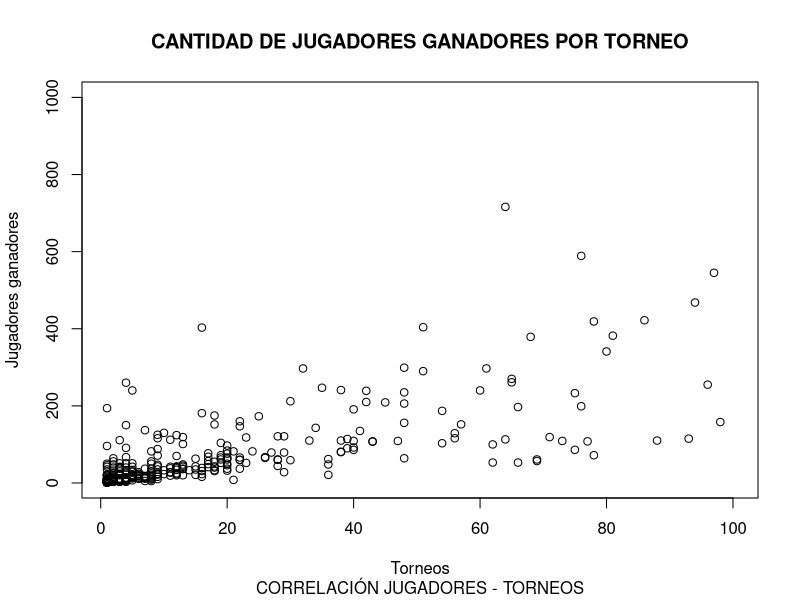
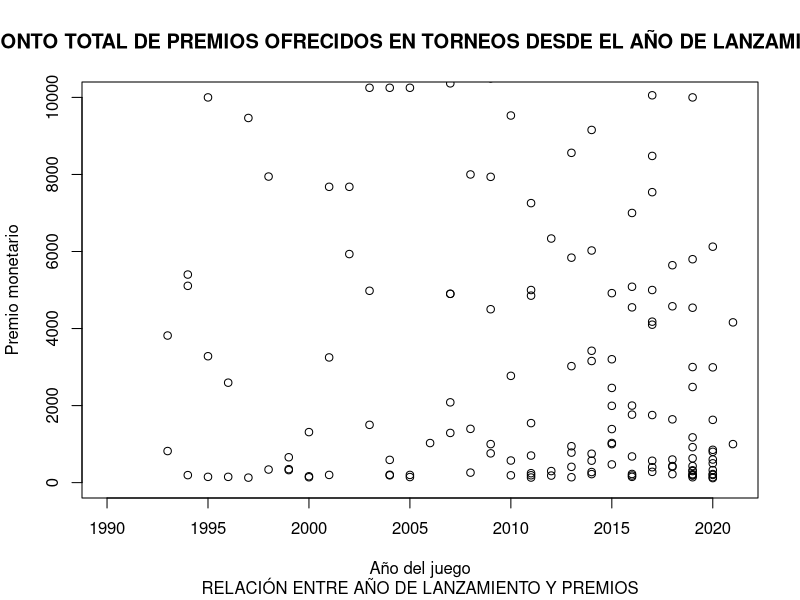

Recreate these plots in R, in order. (Note: this script raises an error after producing the figures.)
## ---- chunk 1
library("readr")
library("utf8")
library("modeest")
library("dplyr")
library("ggplot2")
## ---- chunk 2
Juegos <- read_csv("GeneralEsportData.csv")
Historico <- read_csv("HistoricalEsportData.csv")
Equipos <- read_csv("highest_earning_teams.csv")
Jugadores <- read_csv("highest_earning_players.csv")
Competitive <- read_csv("competitive_game.csv")
## ---- chunk 3
# Renombrado de atributos 
Juegos %>% rename(Juego = Game, AñoLanzamiento = ReleaseDate, Premios = TotalEarnings, PremiosOnline = OnlineEarnings, JugadoresGanadores = TotalPlayers, Torneos = TotalTournaments) -> JuegosN

Jugadores %>% rename(JugadorID = PlayerId, Nombre = NameFirst, Apellido = NameLast, Usuario = CurrentHandle, CodigoPais = CountryCode, IngresosTotal = TotalUSDPrize, Juego = Game) -> JugadoresN

Historico %>% rename(Fecha = Date, Juego = Game, Premios = Earnings, NumeroJugadoresGanadores = Players, Torneos = Tournaments) -> HistoricoN

Equipos %>% rename(EquipoID = TeamId, Nombre = TeamName, MontoGanado = TotalUSDPrize, Juego = Game, GeneroJuego = Genre, TorneosGanados = TotalTournaments) -> EquiposN

Competitive %>% rename(Juego = Game, MontoGanado = `Total Money Earned`, PorcentajeMontoTotalGanado = `Total Money Earned Percentage`, Equipo = Team) -> CompetitiveN
## ---- chunk 4
# Limpieza de datos
# Juegos
select(JuegosN, -Genre) -> JuegosN
JuegosN$Premios[JuegosN$Premios <= 100] <- NA
JuegosN$PremiosOnline[JuegosN$PremiosOnline <= 100] <- NA
JuegosN$JugadoresGanadores[JuegosN$JugadoresGanadores == 0] <- NA
JuegosN$Torneos[JuegosN$Torneos == 0] <- NA
summary(JuegosN)

# Jugadores
summary(JugadoresN)

# Equipos
summary(EquiposN)

# Competitive #Falta cómo limpiar el porcentaje
CompetitiveN$MontoGanado = as.numeric(gsub("[\\$,]", "",  CompetitiveN$MontoGanado))
CompetitiveN$MontoGanado[CompetitiveN$MontoGanado == 0] <- NA
summary(CompetitiveN)

#Histórico
HistoricoN$Premios[HistoricoN$Premios <= 100] <- NA
HistoricoN$NumeroJugadoresGanadores[HistoricoN$NumeroJugadoresGanadores == 0] <- NA
summary(HistoricoN)

## ---- chunk 5
summary(Juegos)
## ---- chunk 6

mediaTotalEarnings = mean(Juegos$TotalEarnings)

round(mediaTotalEarnings,2)

## ---- chunk 7
mediaPremiosOnline = round(mean(JuegosN$PremiosOnline, na.rm=TRUE), 2)
## ---- chunk 8
mediaGanadores = mean(JuegosN$JugadoresGanadores, na.rm = TRUE)

round(mediaGanadores,0)

## ---- chunk 9
mediaJugadores = floor(mean(HistoricoN$NumeroJugadoresGanadores, na.rm = TRUE))
mediaJugadores
## ---- chunk 10
getmode <- function(v) {
   uniqv <- unique(v)
   uniqv[which.max(tabulate(match(v, uniqv)))]
}
modaJuego = getmode(HistoricoN$Juego)
modaJuego
## ---- chunk 11
plot(JuegosN$Torneos, JuegosN$JugadoresGanadores, main = "CANTIDAD DE JUGADORES GANADORES POR TORNEO", sub = "CORRELACIÓN JUGADORES - TORNEOS", xlab = "Torneos", ylab = "Jugadores ganadores", xlim = c(1,100), ylim = c(1, 1000))
## ---- chunk 12
plot(JuegosN$AñoLanzamiento, JuegosN$Premios, main = "MONTO TOTAL DE PREMIOS OFRECIDOS EN TORNEOS DESDE EL AÑO DE LANZAMIENTO", sub = "RELACIÓN ENTRE AÑO DE LANZAMIENTO Y PREMIOS" , xlab = "Año del juego", ylab = "Premio monetario", xlim = c(1990, 2021), ylim = c(1, 10000))
## ---- chunk 13
hist(table(CompetitiveN$Equipo), breaks = 20, main = "CANTIDAD DE EQUIPOS GANADORES DE TORNEOS", sub = "TORNEOS POR CADA JUEGO", xlab = "Equipos", ylab = "Juegos", main = "Histograma de equipos-juegos")
## ---- chunk 14
plot(EquiposN$TorneosGanados, EquiposN$MontoGanado,
     main = "RELACIÓN ENTRE CANTIDAD DE TORNEOS GANADOS Y MONTO TOTAL EN PREMIOS",
     sub = "EQUIPO DE E-SPORTS GANADOR EN UN JUEGO",
     xlab = "Número de torneos ganados",
     ylab = "Monto de los premios",
     xlim = c(1, 100),
     ylim = c(1, 1000000))
